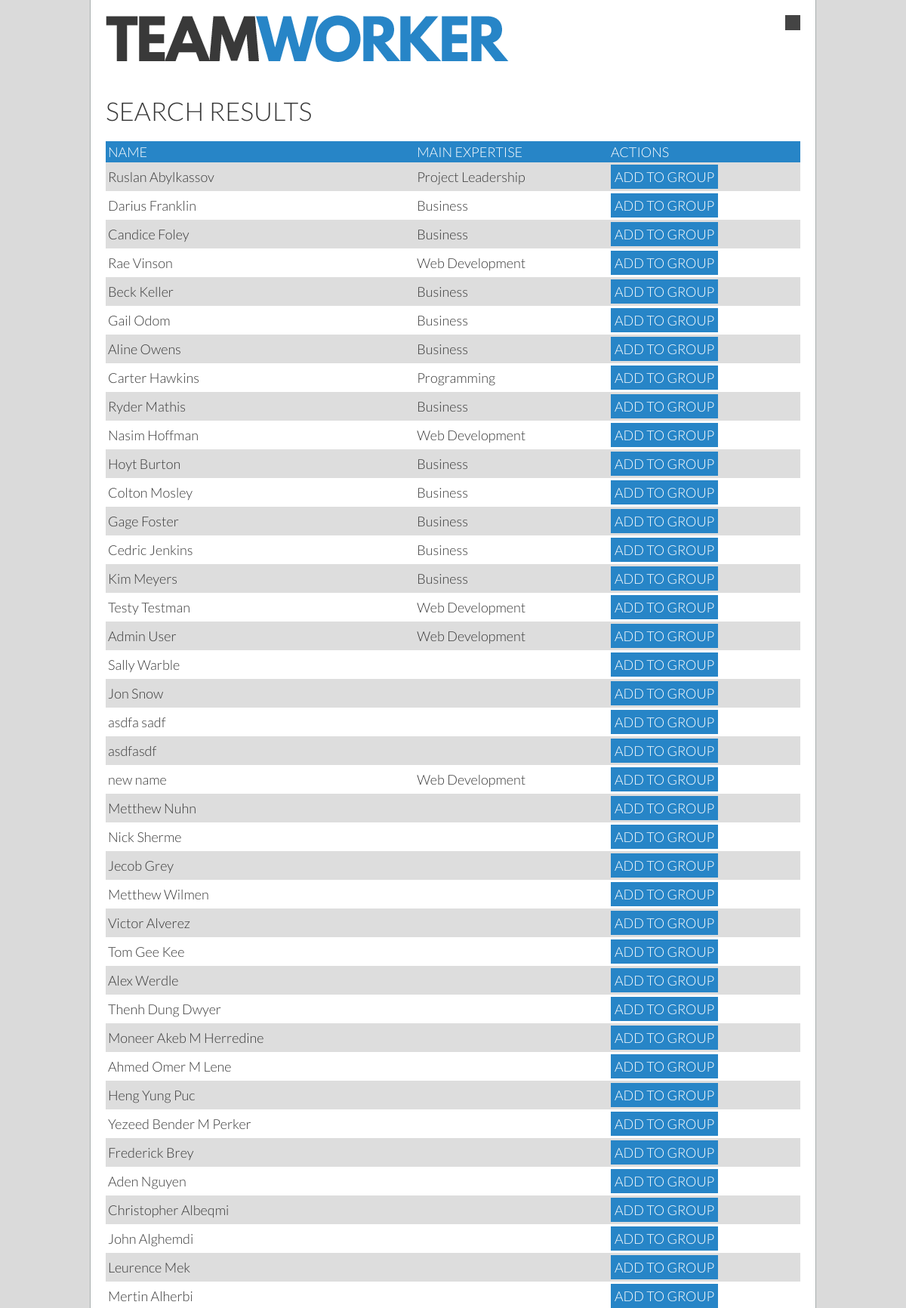
Before: /searchResults.php (upper part) with the older database file.
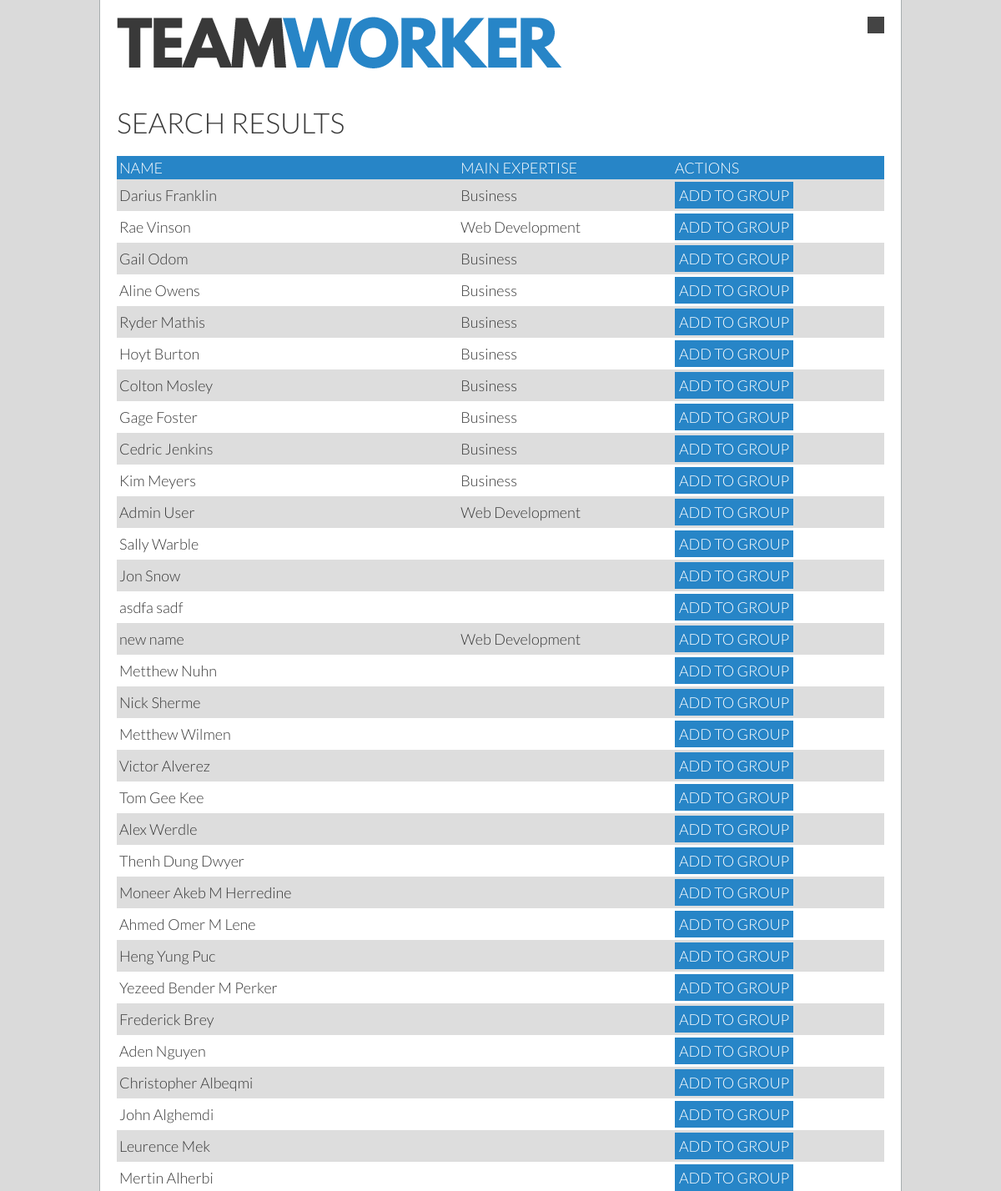
After: the same page with the newer database file.
### tables this page shows
CREATE TABLE `users` (
  `id` int(11) unsigned NOT NULL AUTO_INCREMENT,
  `permissions` int(11) NOT NULL DEFAULT '1',
  `currentGroup` int(11) DEFAULT '0',
  `groupLeader` tinyint(1) DEFAULT NULL,
  `name` varchar(40) DEFAULT NULL,
  `displayName` varchar(30) DEFAULT NULL,
  `email` varchar(40) DEFAULT NULL,
  `password` char(64) DEFAULT NULL,
  `dob` date DEFAULT NULL,
  `mainArea` varchar(30) DEFAULT NULL,
  `skills` text,
  `gpa` double DEFAULT NULL,
  `goal` double DEFAULT NULL,
  `bio` varchar(300) DEFAULT NULL,
  `studentID` varchar(255) DEFAULT NULL,
  PRIMARY KEY (`id`),
  UNIQUE KEY `email` (`email`),
  UNIQUE KEY `studentID` (`studentID`)
);

### searchHandler.php (called while the page is built, shortened)
<?php
$mainArea = $_POST['field'];
if($mainArea == "") {
  $query = ('SELECT * FROM users WHERE currentGroup = 0');
}
else {
  $query = ('SELECT * FROM users WHERE mainArea = :mainArea AND currentGroup = 0');
}
$statement = $db -> prepare($query);
$statement -> bindValue(':mainArea', $mainArea);
$statement -> execute();
$result = $statement -> fetchAll(PDO::FETCH_ASSOC);
?>

### searchResults.php (the view, shortened to what this page needs)
<?php include('userHandler.php') ?>
<?php include('searchHandler.php'); ?>
<!DOCTYPE HTML>
<html>
<head>
    <?php include "stylesheets.inc"; ?>
</head>
<body>
    <main>
        <?php include "header.inc"; ?>
        <div class="content">
            <h1>Search Results</h1>
            <table>
                <tr>
                    <th>Name</th>
                    <th>Main Expertise</th>
                    <th>Actions</th>
                </tr>
                <?php foreach ($result as $a) { ?>
                <tr>
                    <td><?=$a['name']?></td>
                    <td><?=$a['mainArea']?></td>
                    <td><a class="button" href="list.php?action=add&amp;user=<?=$a['id']?>">Add to group</a></td>
                </tr>
                <?php } ?>
            </table>
        </div>
    </main>
</body>
</html>

Changed rows visible on the page:
no longer on this page (row edited): users: name "Ruslan Abylkassov", mainArea "Project Leadership"
no longer on this page (row edited): users: name "Candice Foley", mainArea "Business"
no longer on this page (row edited): users: name "Beck Keller", mainArea "Business"
no longer on this page (row edited): users: name "Carter Hawkins", mainArea "Programming"
no longer on this page (row edited): users: name "Nasim Hoffman", mainArea "Web Development"
no longer on this page (row edited): users: name "Testy Testman", mainArea "Web Development"
no longer on this page (row edited): users: name "asdfasdf"
no longer on this page (row edited): users: name "Jecob Grey"
